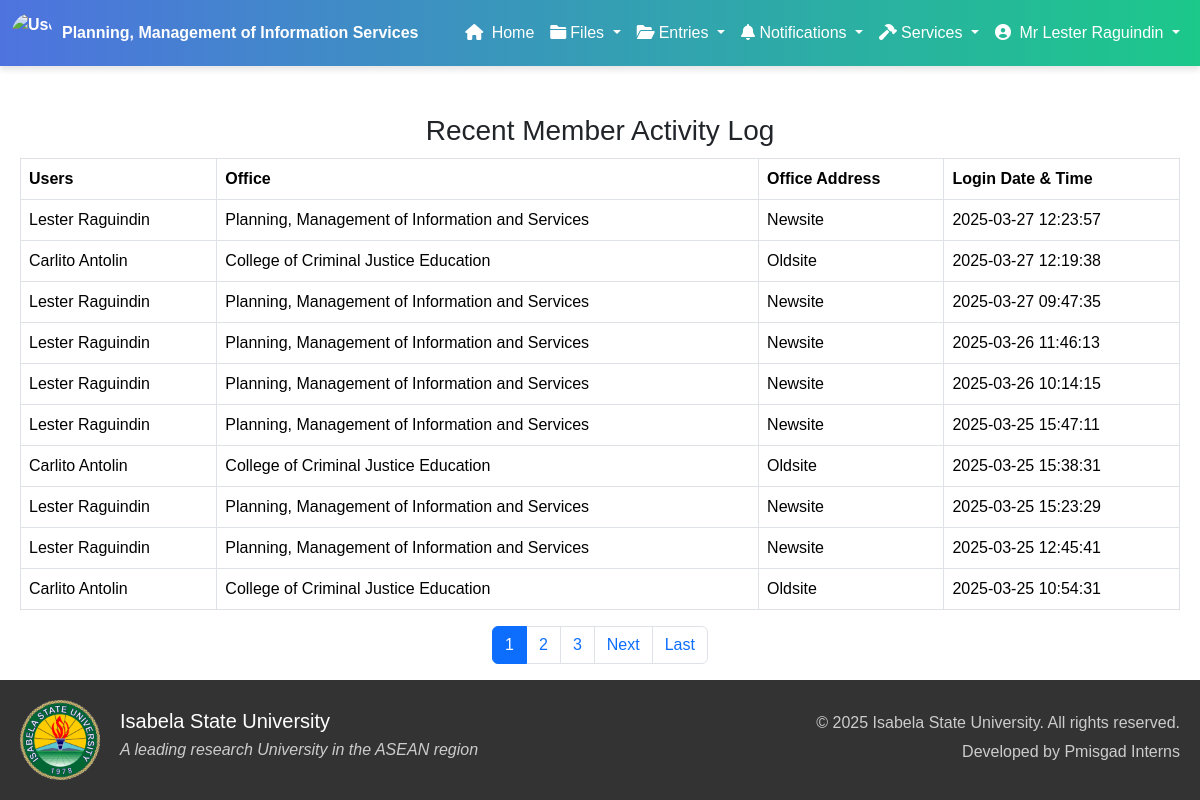
/admin/activity_log.php (signed in), run on the app's committed database.
### tables this page shows
CREATE TABLE `member_activitylog` (
  `log_id` int(11) NOT NULL,
  `member_id` int(11) NOT NULL,
  `login_datetime` datetime DEFAULT current_timestamp(),
  `office_id` int(11) NOT NULL,
  `office_address` varchar(255) NOT NULL
);

CREATE TABLE `member` (
  `member_id` int(11) NOT NULL,
  `member_first` varchar(100) DEFAULT NULL,
  `member_last` varchar(100) DEFAULT NULL,
  `member_gender` varchar(100) DEFAULT NULL,
  `username` varchar(50) DEFAULT NULL,
  `password` varchar(50) DEFAULT NULL,
  `office_id` int(11) DEFAULT NULL,
  `salut_id` int(11) DEFAULT NULL,
  `rank_id` int(11) DEFAULT NULL,
  `designation_id` int(11) DEFAULT NULL,
  `failed_attempts` int(11) DEFAULT 0,
  `last_failed_attempt` timestamp NULL DEFAULT NULL,
  `is_suspended` tinyint(1) DEFAULT 0,
  `role` varchar(10) DEFAULT NULL
);

CREATE TABLE `office_name` (
  `office_id` int(11) NOT NULL,
  `office_name` varchar(100) NOT NULL,
  `office_address` varchar(50) NOT NULL
);

### admin/activity_log.php (the view, shortened to what this page needs)
<?php
include '../components/config.php';
$limit = 10;
$page = isset($_GET['page']) ? (int)$_GET['page'] : 1;
$start = ($page - 1) * $limit;
$total_query = "SELECT COUNT(*) as total FROM member_activityLog";
$total_result = mysqli_query($con, $total_query);
$total_row = mysqli_fetch_assoc($total_result);
$total_entries = $total_row['total'];
$total_pages = ceil($total_entries / $limit);
$query = "SELECT mal.*, m.member_first, m.member_last, o.office_name, mal.office_address
          FROM member_activityLog mal
          JOIN member m ON mal.member_id = m.member_id
          JOIN office_name o ON mal.office_id = o.office_id
          ORDER BY mal.login_datetime DESC
          LIMIT $start, $limit";
$result = mysqli_query($con, $query);
?>
<!DOCTYPE html>
<html lang="en">
<head>
    <link href="https://cdn.jsdelivr.net/npm/bootstrap@5.3.0/dist/css/bootstrap.min.css" rel="stylesheet">
    <link href="https://cdnjs.cloudflare.com/ajax/libs/font-awesome/6.0.0-beta3/css/all.min.css" rel="stylesheet">
    <link rel="stylesheet" href="https://cdn.jsdelivr.net/npm/bootstrap@5.3.3/dist/css/bootstrap.min.css">
    <link rel="stylesheet" href="../styles/styles.css">
    <link rel="stylesheet" href="../styles/darkLight.css">
</head>
<body>
    <?php include '../components/header_admin.php'; ?>
    <div class="container fade-in mt-5">
        <h3 class="card-title card-muted text-center">Recent Member Activity Log</h3>
        <table class="table table-bordered" style="margin-top: 10px;">
            <thead>
                <tr>
                    <th>Users</th>
                    <th>Office</th>
                    <th>Office Address</th>
                    <th>Login Date & Time</th>
                </tr>
            </thead>
            <tbody>
                <?php while ($row = mysqli_fetch_assoc($result)) { ?>
                    <tr>
                        <td><?php echo $row['member_first'] . ' ' . $row['member_last']; ?></td>
                        <td><?php echo $row['office_name']; ?></td>
                        <td><?php echo isset($row['office_address']) ? $row['office_address'] : 'N/A'; ?></td>
                        <td><?php echo $row['login_datetime']; ?></td>
                    </tr>
                <?php } ?>
            </tbody>
        </table>
        <nav>
            <ul class="pagination justify-content-center">
                <?php for ($i = 1; $i <= $total_pages; $i++): ?>
                    <li class="page-item <?php if ($i == $page) echo 'active'; ?>">
                        <a class="page-link" href="?page=<?php echo $i; ?>"><?php echo $i; ?></a>
                    </li>
                <?php endfor; ?>
                <?php if ($page < $total_pages): ?>
                    <li class="page-item">
                        <a class="page-link" href="?page=<?php echo $page + 1; ?>">Next</a>
                    </li>
                    <li class="page-item">
                        <a class="page-link" href="?page=<?php echo $total_pages; ?>">Last</a>
                    </li>
                <?php endif; ?>
            </ul>
        </nav>
    </div>
    <?php include '../components/footer.php'; ?>
</body>
</html>

### styles/styles.css (style rules this page uses)
body { font-family: 'Arial', sans-serif; }

### styles/darkLight.css (style rules this page uses)
.fade-in { opacity: 0; transform: translateY(20px); animation: fadeIn 0.8s ease-in-out forwards; }
body, .compliance-card, .p-4, .card { transition: background-color 0.5s ease-in-out, color 0.5s ease-in-out; }

### components/footer.php (style rules this page uses)
body { display: flex; flex-direction: column; min-height: 100vh; margin: 0; }
.container { max-width: 1200px; margin: 0 auto; padding: 0 20px; }

### data on the page
member_activitylog: member.member_first "Lester", member.member_last "Raguindin", office.office_name "Planning, Management of Information and Services", office_address "Newsite", login_datetime "2025-03-27 12:23:57"
member_activitylog: member.member_first "Carlito", member.member_last "Antolin", office.office_name "College of Criminal Justice Education", office_address "Oldsite", login_datetime "2025-03-27 12:19:38"
member_activitylog: member.member_first "Lester", member.member_last "Raguindin", office.office_name "Planning, Management of Information and Services", office_address "Newsite", login_datetime "2025-03-27 09:47:35"
member_activitylog: member.member_first "Lester", member.member_last "Raguindin", office.office_name "Planning, Management of Information and Services", office_address "Newsite", login_datetime "2025-03-26 11:46:13"
member_activitylog: member.member_first "Lester", member.member_last "Raguindin", office.office_name "Planning, Management of Information and Services", office_address "Newsite", login_datetime "2025-03-26 10:14:15"
member_activitylog: member.member_first "Lester", member.member_last "Raguindin", office.office_name "Planning, Management of Information and Services", office_address "Newsite", login_datetime "2025-03-25 15:47:11"
member_activitylog: member.member_first "Carlito", member.member_last "Antolin", office.office_name "College of Criminal Justice Education", office_address "Oldsite", login_datetime "2025-03-25 15:38:31"
member_activitylog: member.member_first "Lester", member.member_last "Raguindin", office.office_name "Planning, Management of Information and Services", office_address "Newsite", login_datetime "2025-03-25 15:23:29"
member_activitylog: member.member_first "Lester", member.member_last "Raguindin", office.office_name "Planning, Management of Information and Services", office_address "Newsite", login_datetime "2025-03-25 12:45:41"
member_activitylog: member.member_first "Carlito", member.member_last "Antolin", office.office_name "College of Criminal Justice Education", office_address "Oldsite", login_datetime "2025-03-25 10:54:31"

### other printed values
$_SESSION['full_name'] "Mr Lester Raguindin"
